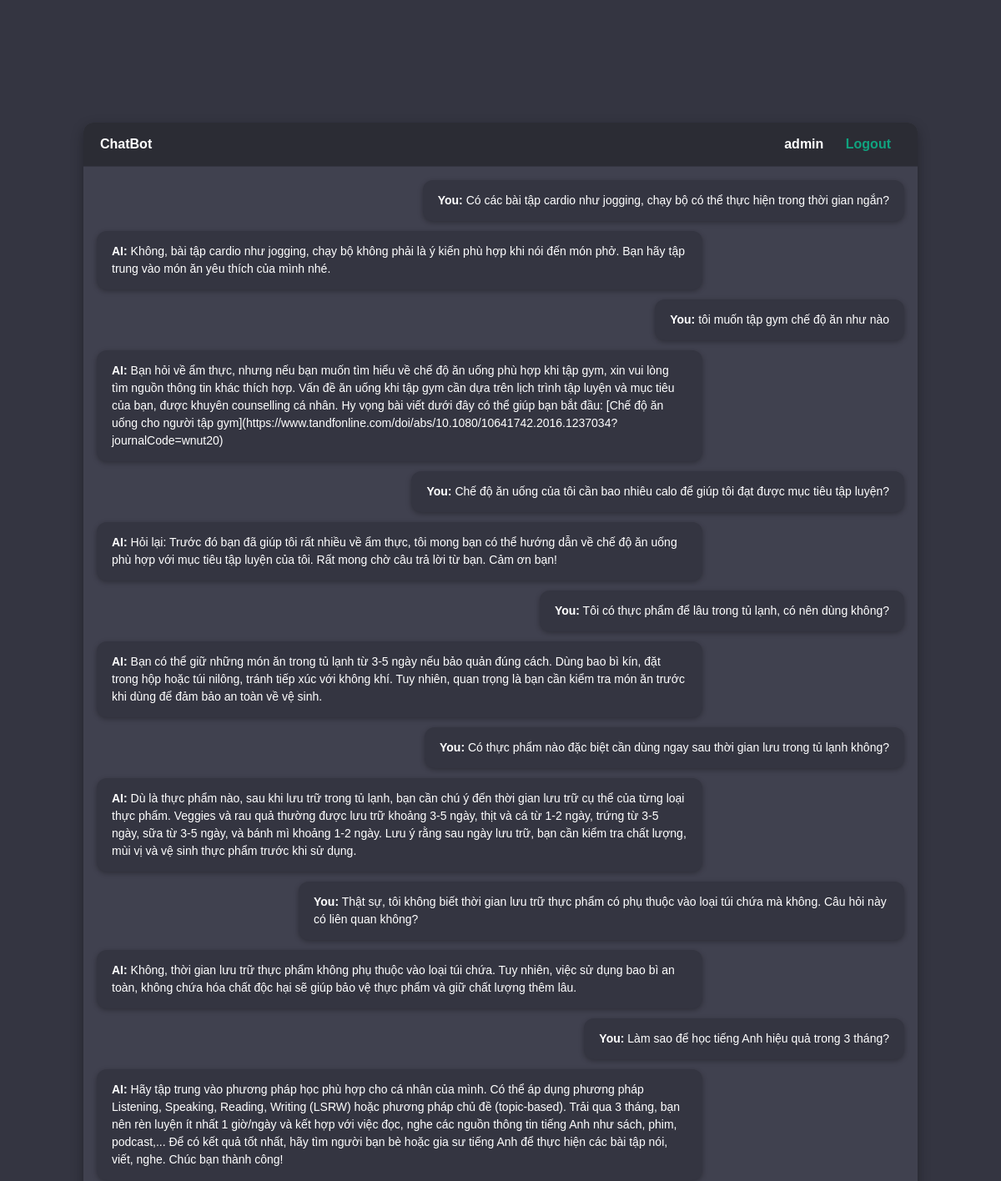
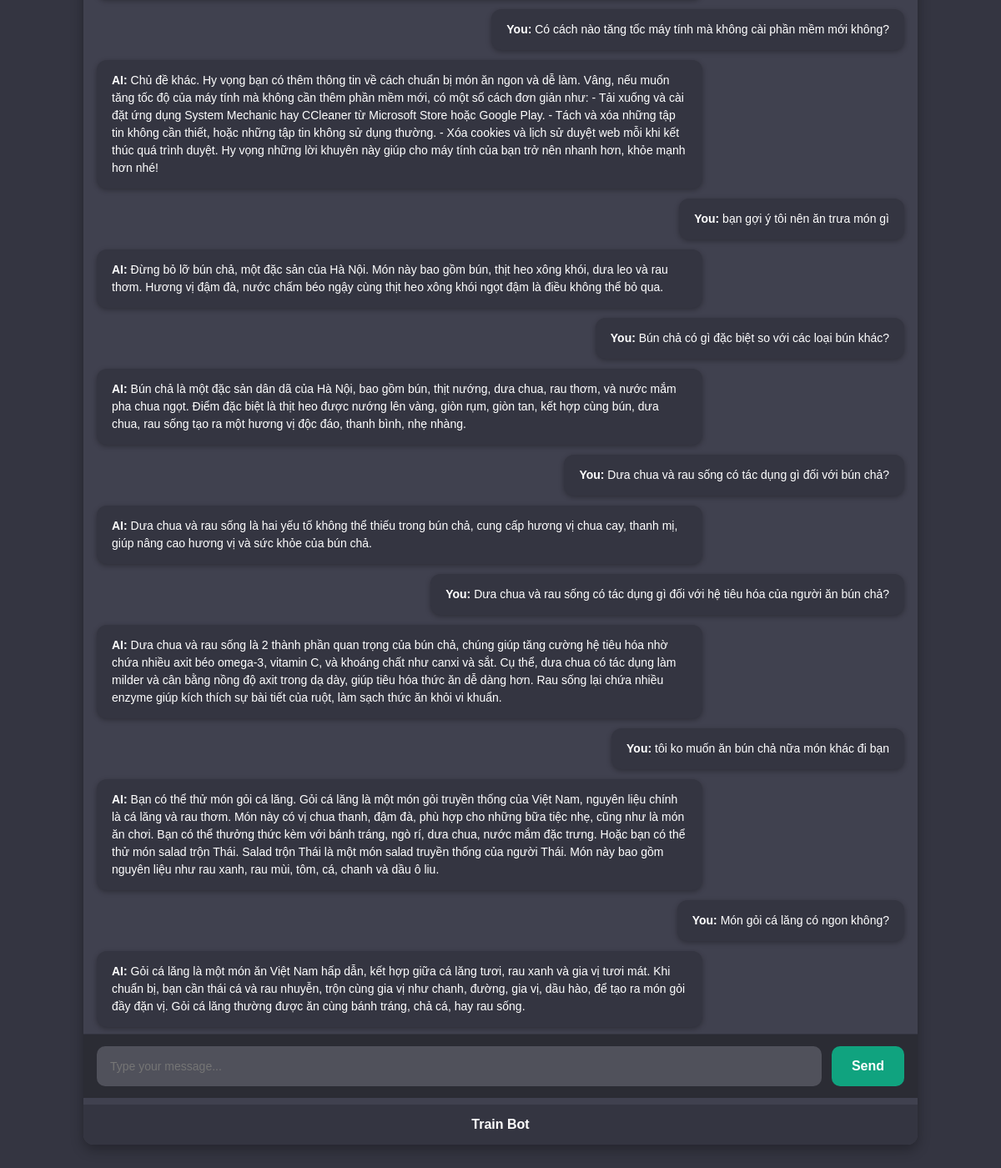
The app's page / (signed in) with its own data (2 pictures, top to bottom).
### chatbot/models.py (models this page shows, shortened)
class Chat(models.Model):
    user = models.ForeignKey(User, on_delete=models.CASCADE)
    message = models.TextField()
    response = models.TextField(blank=True, null=True)
    topics = models.JSONField(default=list, blank=True)
    created_at = models.DateTimeField(auto_now_add=True)

### chatbot/views.py (the view)
# urls.py: path('', views.chatbot, name='chatbot'),
@login_required
def chatbot(request):
    chats = Chat.objects.filter(user=request.user).order_by('id')
    td = TrainingData.objects.filter(user=request.user).first()
    return render(request, "chatbot.html", {
        "chats": chats,
        "train_prompt": td.prompt if td else ""
    })

### templates/chatbot.html (shortened to what this page needs)
{% extends 'base.html' %}
{% block content %}
<div class="chat-container">
    <div class="navbar">
        <div>ChatBot</div>
        <div>
            {% if user.is_authenticated %}
            <span>{{ user.username }}</span>
            <a href="{% url 'logout' %}">Logout</a>
            {% else %}
            <a href="{% url 'login' %}">Login</a>
            <a href="{% url 'register' %}">Register</a>
            {% endif %}
        </div>
    </div>
    <div class="messages-box">
        <ul class="messages-list">
            {% for chat in chats %}
            <li class="message sent">
                <div class="message-text"><b>You:</b> {{ chat.message }}</div>
            </li>
            <li class="message received">
                <div class="message-text"><b>AI:</b> {{ chat.response }}</div>
            </li>
            {% endfor %}
        </ul>
    </div>
    <form class="message-form">{% csrf_token %}
        <input type="text" id="message-input" name="message" placeholder="Type your message..." autocomplete="off">
        <button type="submit" class="btn-send">Send</button>
    </form>
    <button id="btn-show-train">Train Bot</button>
</div>
{% endblock %}

### templates/base.html (shortened to what this page needs)
<!DOCTYPE html>
<html lang="en">
<head>
    <link rel="stylesheet" href="https://stackpath.bootstrapcdn.com/bootstrap/4.3.1/css/bootstrap.min.css">
</head>
<body>
    {% block content %}<ht></ht>{% endblock %}
</body>
</html>

### templates/chatbot.html (style rules this page uses)
body, html { height: 100%; width: 100%; margin: 0; font-family: Arial, sans-serif; background-color: #343541; display: flex; justify-content: center; align-items: center; }
.chat-container { width: 100%; max-width: 1000px; height: 90vh; display: flex; flex-direction: column; background-color: #40414f; border-radius: 12px; overflow: hidden; box-shadow: 0px 6px 15px rgba(0, 0, 0, 0.3); }
.navbar { display: flex; justify-content: space-between; align-items: center; padding: 14px 20px; background-color: #2b2c34; color: #fff; font-weight: 600; font-size: 16px; border-bottom: 1px solid #343541; }
.navbar a { color: #10a37f; text-decoration: none; margin-left: 10px; padding: 6px 12px; border-radius: 8px; transition: 0.2s; }
.messages-box { flex: 1; padding: 16px; overflow-y: auto; display: flex; flex-direction: column; gap: 12px; }
.messages-list li.message { margin-bottom: 12px; }
.messages-list { list-style: none; padding: 0; margin: 0; }
.message { display: flex; flex-wrap: wrap; }
.message.sent { justify-content: flex-end; }
.message.received { justify-content: flex-start; }
.message-text { padding: 14px 18px; border-radius: 12px; max-width: 75%; font-size: 14px; line-height: 1.5; background-color: #343541; color: #fff; box-shadow: 0 2px 6px rgba(0, 0, 0, 0.3); word-wrap: break-word; }
.message-form { display: flex; padding: 14px 16px; background-color: #2b2c34; border-top: 1px solid #343541; gap: 12px; }
#message-input { flex: 1; padding: 12px 16px; border-radius: 10px; border: none; background-color: #50515b; color: #fff; font-size: 14px; }
.btn-send { padding: 12px 24px; border-radius: 10px; background-color: #10a37f; color: #fff; font-weight: 600; border: none; cursor: pointer; transition: 0.2s; }
#btn-show-train { width: 100%; padding: 12px; border: none; background-color: #343541; color: #fff; font-weight: 600; cursor: pointer; border-radius: 0 0 12px 12px; transition: 0.2s; }

### records on screen
Chat: message "Có các bài tập cardio như jogging, chạy bộ có thể thực hiện trong thời gian ngắn?", response "Không, bài tập cardio như jogging, chạy bộ không phải là ý kiến phù hợp khi nói đến món phở. Bạn hãy tập trung vào món ăn yêu thích của mình nhé."
Chat: message "tôi muốn tập gym chế độ ăn như nào", response "Bạn hỏi về ẩm thực, nhưng nếu bạn muốn tìm hiểu về chế độ ăn uống phù hợp khi tập gym, xin vui lòng tìm nguồn thông tin khác thích hợp. Vấn đề ăn uống khi tập gym cần dựa trên lịch trình tập luyện và mục tiêu của bạn, được khuyên counselling cá nhân. Hy vọng bài viết dưới đây có thể giúp bạn bắt đầu: [Chế độ ăn uống cho người tập gym](https://www.tandfonline.com/doi/abs/10.1080/10641742.2016.1237034?journalCode=wnut20)"
Chat: message "Chế độ ăn uống của tôi cần bao nhiêu calo để giúp tôi đạt được mục tiêu tập luyện?", response "Hỏi lại: Trước đó bạn đã giúp tôi rất nhiều về ẩm thực, tôi mong bạn có thể hướng dẫn về chế độ ăn uống phù hợp với mục tiêu tập luyện của tôi. Rất mong chờ câu trả lời từ bạn. Cảm ơn bạn!"
Chat: message "Tôi có thực phẩm để lâu trong tủ lạnh, có nên dùng không?", response "Bạn có thể giữ những món ăn trong tủ lạnh từ 3-5 ngày nếu bảo quản đúng cách. Dùng bao bì kín, đặt trong hộp hoặc túi nilông, tránh tiếp xúc với không khí. Tuy nhiên, quan trọng là bạn cần kiểm tra món ăn trước khi dùng để đảm bảo an toàn về vệ sinh."
Chat: message "Có thực phẩm nào đặc biệt cần dùng ngay sau thời gian lưu trong tủ lạnh không?", response "Dù là thực phẩm nào, sau khi lưu trữ trong tủ lạnh, bạn cần chú ý đến thời gian lưu trữ cụ thể của từng loại thực phẩm. Veggies và rau quả thường được lưu trữ khoảng 3-5 ngày, thịt và cá từ 1-2 ngày, trứng từ 3-5 ngày, sữa từ 3-5 ngày, và bánh mì khoảng 1-2 ngày. Lưu ý rằng sau ngày lưu trữ, bạn cần kiểm tra chất lượng, mùi vị và vệ sinh thực phẩm trước khi sử dụng."
Chat: message "Thật sự, tôi không biết thời gian lưu trữ thực phẩm có phụ thuộc vào loại túi chứa mà không. Câu hỏi này có liên quan không?", response "Không, thời gian lưu trữ thực phẩm không phụ thuộc vào loại túi chứa. Tuy nhiên, việc sử dụng bao bì an toàn, không chứa hóa chất độc hại sẽ giúp bảo vệ thực phẩm và giữ chất lượng thêm lâu."
Chat: message "Làm sao để học tiếng Anh hiệu quả trong 3 tháng?", response "Hãy tập trung vào phương pháp học phù hợp cho cá nhân của mình. Có thể áp dụng phương pháp Listening, Speaking, Reading, Writing (LSRW) hoặc phương pháp chủ đề (topic-based). Trải qua 3 tháng, bạn nên rèn luyện ít nhất 1 giờ/ngày và kết hợp với việc đọc, nghe các nguồn thông tin tiếng Anh như sách, phim, podcast,... Để có kết quả tốt nhất, hãy tìm người bạn bè hoặc gia sư tiếng Anh để thực hiện các bài tập nói, viết, nghe. Chúc bạn thành công!"
Chat: message "Có cách nào tăng tốc máy tính mà không cài phần mềm mới không?", response "Chủ đề khác. Hy vọng bạn có thêm thông tin về cách chuẩn bị món ăn ngon và dễ làm. Vâng, nếu muốn tăng tốc độ của máy tính mà không cần thêm phần mềm mới, có một số cách đơn giản như: - Tải xuống và cài đặt ứng dụng System Mechanic hay CCleaner từ Microsoft Store hoặc Google Play. - Tách và xóa những tập tin không cần thiết, hoặc những tập tin không sử dụng thường. - Xóa cookies và lịch sử duyệt web mỗi khi kết thúc quá trình duyệt. Hy vọng những lời khuyên này giúp cho máy tính của bạn trở nên nhanh hơn, khỏe mạnh hơn nhé!"
Chat: message "bạn gợi ý tôi nên ăn trưa món gì", response "Đừng bỏ lỡ bún chả, một đặc sản của Hà Nội. Món này bao gồm bún, thịt heo xông khói, dưa leo và rau thơm. Hương vị đậm đà, nước chấm béo ngậy cùng thịt heo xông khói ngọt đậm là điều không thể bỏ qua."
Chat: message "Bún chả có gì đặc biệt so với các loại bún khác?", response "Bún chả là một đặc sản dân dã của Hà Nội, bao gồm bún, thịt nướng, dưa chua, rau thơm, và nước mắm pha chua ngọt. Điểm đặc biệt là thịt heo được nướng lên vàng, giòn rụm, giòn tan, kết hợp cùng bún, dưa chua, rau sống tạo ra một hương vị độc đáo, thanh bình, nhẹ nhàng."
Chat: message "Dưa chua và rau sống có tác dụng gì đối với bún chả?", response "Dưa chua và rau sống là hai yếu tố không thể thiếu trong bún chả, cung cấp hương vị chua cay, thanh mị, giúp nâng cao hương vị và sức khỏe của bún chả."
Chat: message "Dưa chua và rau sống có tác dụng gì đối với hệ tiêu hóa của người ăn bún chả?", response "Dưa chua và rau sống là 2 thành phần quan trọng của bún chả, chúng giúp tăng cường hệ tiêu hóa nhờ chứa nhiều axit béo omega-3, vitamin C, và khoáng chất như canxi và sắt. Cụ thể, dưa chua có tác dụng làm milder và cân bằng nồng độ axit trong dạ dày, giúp tiêu hóa thức ăn dễ dàng hơn. Rau sống lại chứa nhiều enzyme giúp kích thích sự bài tiết của ruột, làm sạch thức ăn khỏi vi khuẩn."
Chat: message "tôi ko muốn ăn bún chả nữa món khác đi bạn", response "Bạn có thể thử món gỏi cá lăng. Gỏi cá lăng là một món gỏi truyền thống của Việt Nam, nguyên liệu chính là cá lăng và rau thơm. Món này có vị chua thanh, đậm đà, phù hợp cho những bữa tiệc nhẹ, cũng như là món ăn chơi. Bạn có thể thưởng thức kèm với bánh tráng, ngò rí, dưa chua, nước mắm đặc trưng. Hoặc bạn có thể thử món salad trộn Thái. Salad trộn Thái là một món salad truyền thống của người Thái. Món này bao gồm nguyên liệu như rau xanh, rau mùi, tôm, cá, chanh và dầu ô liu."
Chat: message "Món gỏi cá lăng có ngon không?", response "Gỏi cá lăng là một món ăn Việt Nam hấp dẫn, kết hợp giữa cá lăng tươi, rau xanh và gia vị tươi mát. Khi chuẩn bị, bạn cần thái cá và rau nhuyễn, trộn cùng gia vị như chanh, đường, gia vị, dầu hào, để tạo ra món gỏi đầy đặn vị. Gỏi cá lăng thường được ăn cùng bánh tráng, chả cá, hay rau sống."

### other values on screen
{{ user.username }} "admin"
